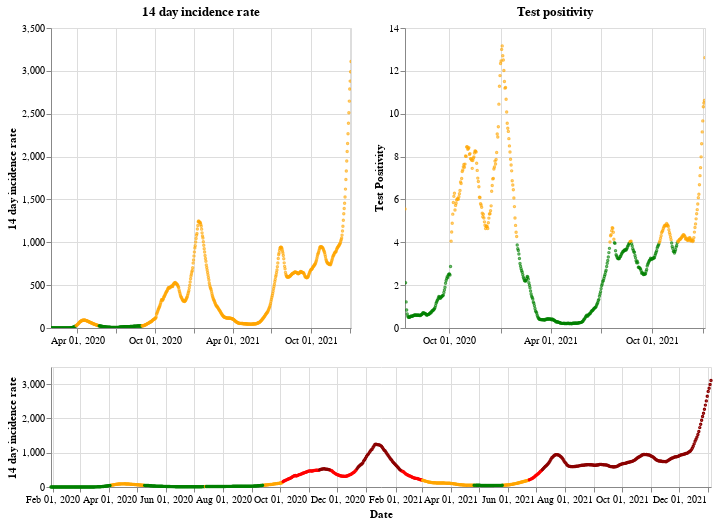

The code cell stored with this chart in its notebook:
### Markdown cell above
## England

### Code cell
plot_traffic_light('England')

### Figure 1 — Vega-Lite specification as saved in the notebook (floating-point values rounded to 4 significant figures; data arrays with more than 128 entries replaced by an {"elided": "..."} marker saying what was removed)
{"config": {"view": {"continuousWidth": 400, "continuousHeight": 300}}, "vconcat": [{"hconcat": [{"mark": {"type": "point", "size": 2}, "encoding": {"color": {"condition": {"value": "green", "test": "(datum.twoWeeklyCasesRate <= 25)"}, "value": "orange"}, "tooltip": [{"type": "nominal", "field": "areaName"}, {"type": "temporal", "field": "date"}, {"type": "quantitative", "field": "twoWeeklyCasesRate"}, {"type": "quantitative", "field": "testPositivity"}], "x": {"type": "temporal", "axis": {"title": ""}, "field": "date", "scale": {"domain": {"selection": "DateBrush"}}, "timeUnit": "yearmonthdate"}, "y": {"type": "quantitative", "axis": {"title": "14 day incidence rate"}, "field": "twoWeeklyCasesRate"}}, "title": "14 day incidence rate", "width": 300}, {"mark": {"type": "point", "size": 2}, "encoding": {"color": {"condition": {"value": "green", "test": "(datum.testPositivity <= 4)"}, "value": "orange"}, "tooltip": [{"type": "nominal", "field": "areaName"}, {"type": "temporal", "field": "date"}, {"type": "quantitative", "field": "twoWeeklyCasesRate"}, {"type": "quantitative", "field": "testPositivity"}], "x": {"type": "temporal", "axis": {"title": ""}, "field": "date", "scale": {"domain": {"selection": "DateBrush"}}, "timeUnit": "yearmonthdate"}, "y": {"type": "quantitative", "axis": {"title": "Test Positivity"}, "field": "testPositivity"}}, "title": "Test positivity", "width": 300}]}, {"layer": [{"mark": {"type": "point", "size": 2}, "encoding": {"color": {"condition": {"value": "orange", "test": "(((datum.testPositivity < 4) && (datum.twoWeeklyCasesRate >= 50)) && (datum.twoWeeklyCasesRate < 200))"}, "value": "red"}, "opacity": {"condition": {"value": 1, "test": "((datum.twoWeeklyCasesRate >= 50) && (datum.twoWeeklyCasesRate < 500))"}, "value": 0}, "tooltip": [{"type": "nominal", "field": "areaName"}, {"type": "temporal", "field": "date"}, {"type": "quantitative", "field": "twoWeeklyCasesRate"}, {"type": "quantitative", "field": "testPositivity"}], "x": {"type": "temporal", "axis": {"title": "Date"}, "field": "date", "timeUnit": "yearmonthdate"}, "y": {"type": "quantitative", "axis": {"title": "14 day incidence rate"}, "field": "twoWeeklyCasesRate"}}, "selection": {"DateBrush": {"type": "interval", "encodings": ["x"], "fields": ["Time"]}}}, {"mark": {"type": "point", "size": 2}, "encoding": {"color": {"value": "darkred"}, "opacity": {"condition": {"value": 1, "test": "(datum.twoWeeklyCasesRate >= 500)"}, "value": 0}, "tooltip": [{"type": "nominal", "field": "areaName"}, {"type": "temporal", "field": "date"}, {"type": "quantitative", "field": "twoWeeklyCasesRate"}, {"type": "quantitative", "field": "testPositivity"}], "x": {"type": "temporal", "axis": {"title": "Date"}, "field": "date", "timeUnit": "yearmonthdate"}, "y": {"type": "quantitative", "axis": {"title": "14 day incidence rate"}, "field": "twoWeeklyCasesRate"}}}, {"mark": {"type": "point", "size": 2}, "encoding": {"color": {"condition": {"value": "green", "test": "((datum.testPositivity < 4) && (datum.twoWeeklyCasesRate < 50))"}, "value": "orange"}, "opacity": {"condition": {"value": 1, "test": "(datum.twoWeeklyCasesRate < 50)"}, "value": 0}, "tooltip": [{"type": "nominal", "field": "areaName"}, {"type": "temporal", "field": "date"}, {"type": "quantitative", "field": "twoWeeklyCasesRate"}, {"type": "quantitative", "field": "testPositivity"}], "x": {"type": "temporal", "axis": {"title": "Date"}, "field": "date", "timeUnit": "yearmonthdate"}, "y": {"type": "quantitative", "axis": {"title": "14 day incidence rate"}, "field": "twoWeeklyCasesRate"}}}], "height": 120, "width": 660}], "data": {"name": "data-eb5e4a9948031cdea4fba24d291c1bb5"}, "$schema": "https://vega.github.io/schema/vega-lite/v4.8.1.json", "datasets": {"data-eb5e4a9948031cdea4fba24d291c1bb5": {"elided": "706 records"}}}
